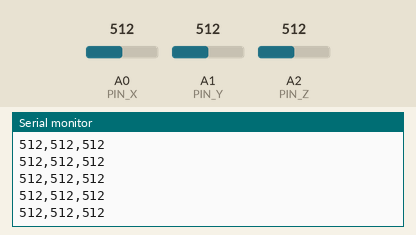
Recording of a sketch running on a simulated Arduino Uno, built with avr-gcc and run on an emulated ATmega328P. On the bench: the last lines printed to the serial monitor. The test bench sets the inputs (shaded band); at power-on: A0 (PIN_X) = 512, A1 (PIN_Y) = 512, A2 (PIN_Z) = 512.

Above: at 7.2 s.
7.3 s: A0 (PIN_X) set to 11
At 8.1 s:
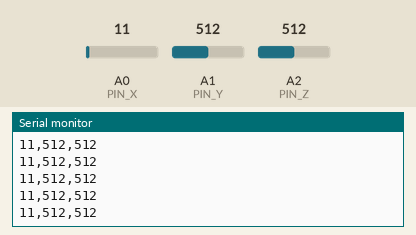
8.8 s: A0 (PIN_X) set to 8
At 9.3 s:
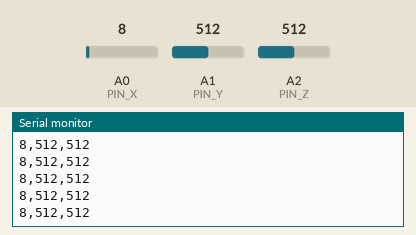
Timing chart, 0 to 11.8 s (numbered marks = the images above; inputs shaded):
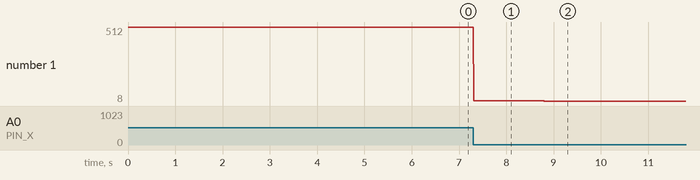

The sketch:

ADXL335_to_Arduino.ino
```cpp
/*
  ADXL335_to_p5_DodgeGame.ino
  Reads analog ADXL335 and streams ax,ay,az (RAW ADC 0..1023) at 115200 baud.
  Wiring: X->A0, Y->A1, Z->A2, VCC->3.3V, GND->GND
*/
const int PIN_X = A0;
const int PIN_Y = A1;
const int PIN_Z = A2;

void setup() {
  Serial.begin(115200);
  analogReference(DEFAULT); // 5V ref on UNO
  Serial.println("# ax_raw,ay_raw,az_raw");
}

void loop() {
  int ax = analogRead(PIN_X);
  int ay = analogRead(PIN_Y);
  int az = analogRead(PIN_Z);
  Serial.print(ax); Serial.print(",");
  Serial.print(ay); Serial.print(",");
  Serial.println(az);
  delay(10); // ~100 Hz
}
```

Measured:
- after the input at 7.3 s, the serial monitor: prints a new line at once (image 1)
- after the input at 8.8 s, the serial monitor: prints a new line at once (image 2)
- plotted number 1: 512 → 11 after the input at 7.3 s, 11 → 8 after the input at 8.8 s
